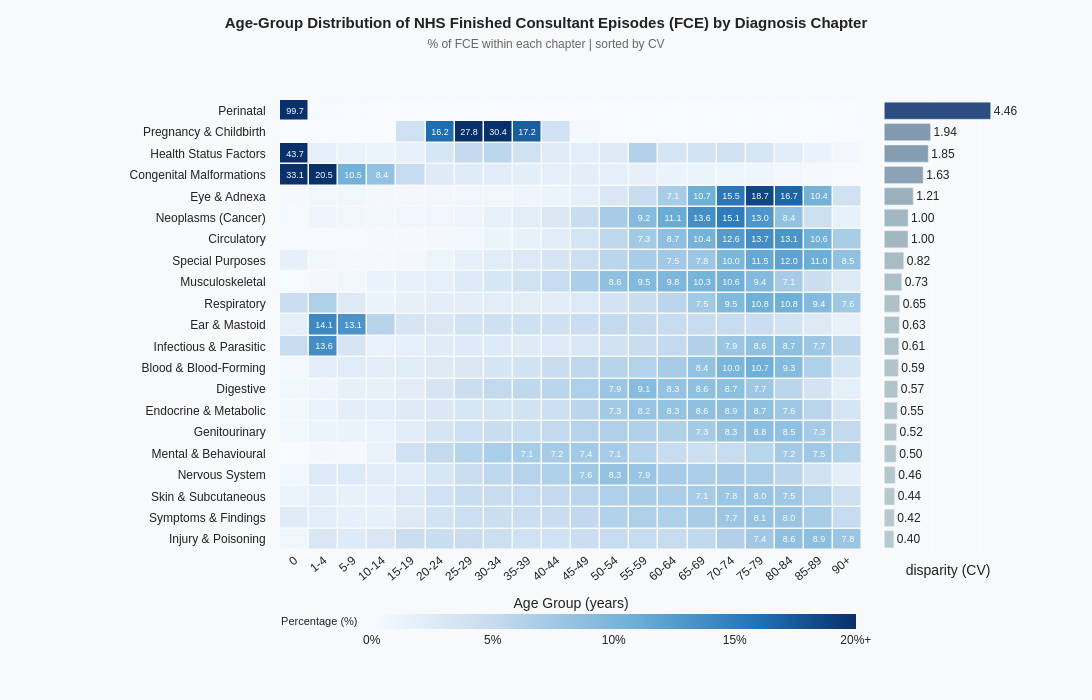

Notebook code for this chart:
### Code cell
import pandas as pd
import numpy as np
import plotly.graph_objects as go
from plotly.subplots import make_subplots
import warnings

# Ignore warnings
warnings.filterwarnings('ignore')

# -- 1. Data Loading & Cleaning -----------------------------------------------
DATA_PATH = 'hosp-epis-stat-admi-diag-2015-2024.xlsx'

age_labels = ['0','1-4','5-9','10-14','15-19',
              '20-24','25-29','30-34','35-39','40-44','45-49',
              '50-54','55-59','60-64','65-69','70-74','75-79','80-84','85-89','90+']

single_ages = ['15','16','17','18','19']
_target_cols = ['0','1-4','5-9','10-14','15','16','17','18','19',
                '20-24','25-29','30-34','35-39','40-44','45-49',
                '50-54','55-59','60-64','65-69','70-74','75-79','80-84','85-89','90+']

_frames = []
xl = pd.ExcelFile(DATA_PATH)
for _sheet in xl.sheet_names:
    _df_raw = pd.read_excel(DATA_PATH, sheet_name=_sheet, header=None)
    _headers = _df_raw.iloc[0].tolist()
    _df_s = _df_raw.iloc[1:].copy()
    _df_s.columns = _headers
    _df_s = _df_s.reset_index(drop=True)
    _rename_map = {old: new for old, new in zip(_headers[4:28], _target_cols)}
    _df_s.rename(columns=_rename_map, inplace=True)
    _df_s[list(_rename_map.values())] = _df_s[list(_rename_map.values())].apply(pd.to_numeric, errors='coerce').fillna(0)
    _df_s['FCE'] = pd.to_numeric(_df_s['Finished consultant episodes(FCE)'], errors='coerce').fillna(0)
    _frames.append(_df_s)

df = pd.concat(_frames, ignore_index=True)
df['15-19'] = df[single_ages].sum(axis=1)
df.drop(columns=single_ages, inplace=True)

SHORT = {
    'Certain infectious and parasitic diseases': 'Infectious & Parasitic',
    'Neoplasms': 'Neoplasms (Cancer)',
    'Diseases of the blood and blood-forming organs and certain disorders involving the immune mechanism': 'Blood & Blood-Forming',
    'Endocrine, nutritional and metabolic diseases': 'Endocrine & Metabolic',
    'Mental and behavioural disorders': 'Mental & Behavioural',
    'Diseases of the nervous system': 'Nervous System',
    'Diseases of the eye and adnexa': 'Eye & Adnexa',
    'Diseases of the ear and mastoid process': 'Ear & Mastoid',
    'Diseases of the circulatory system': 'Circulatory',
    'Diseases of the respiratory system': 'Respiratory',
    'Diseases of the digestive system': 'Digestive',
    'Diseases of the skin and subcutaneous tissue': 'Skin & Subcutaneous',
    'Diseases of the musculoskeletal system and connective tissue': 'Musculoskeletal',
    'Diseases of the genitourinary system': 'Genitourinary',
    'Pregnancy, childbirth and the puerperium': 'Pregnancy & Childbirth',
    'Certain conditions originating in the perinatal period': 'Perinatal',
    'Congenital malformations, deformations and chromosomal abnormalities': 'Congenital Malformations',
    'Symptoms, signs and abnormal clinical and laboratory findings, not elsewhere classified': 'Symptoms & Findings',
    'Injury, poisoning and certain other consequences of external causes': 'Injury & Poisoning',
    'Codes for special purposes': 'Special Purposes',
    'Factors influencing health status and contact with health services': 'Health Status Factors',
}
df['chapter_short'] = df['ICD10 chapter'].map(SHORT)

# -- 2. Aggregating Data ------------------------------------------------------
agg = df.groupby('chapter_short')[age_labels].sum()
agg_fce = df.groupby('chapter_short')['FCE'].sum()
agg_pct = agg.div(agg.sum(axis=1), axis=0) * 100
cv = agg_pct.std(axis=1) / agg_pct.mean(axis=1)

order = cv.sort_values(ascending=False).index
agg_pct = agg_pct.loc[order]
agg_abs = agg.loc[order]
cv = cv.loc[order]
fce_tot = agg_fce.loc[order]

# -- 3. Hover Tooltips & Cell Text -------------------------------------------
hover = []
for ch in agg_pct.index:
    row_hover = []
    for ag in age_labels:
        pct   = agg_pct.loc[ch, ag]
        count = int(agg_abs.loc[ch, ag])
        total = int(fce_tot[ch])
        row_hover.append(
            f"<b>{ch}</b><br>"
            f"Age group: <b>{ag}</b><br>"
            f"Share of chapter: <b>{pct:.2f}%</b><br>"
            f"FCE (this age): <b>{count:,}</b><br>"
            f"FCE (chapter total): <b>{total:,}</b>"
        )
    hover.append(row_hover)

cell_text = [[f'{agg_pct.loc[ch, ag]:.1f}' if agg_pct.loc[ch, ag] > 7 else '' for ag in age_labels] for ch in agg_pct.index]

# -- 4. Plotting --------------------------------------------------------------
fig = make_subplots(
    rows=1, cols=2,
    column_widths=[0.82, 0.18],
    horizontal_spacing=0.03 
)

fig.add_trace(
    go.Heatmap(
        z=agg_pct.values,
        x=age_labels,
        y=list(agg_pct.index),
        customdata=hover,
        hovertemplate='%{customdata}',
        text=cell_text,
        texttemplate='%{text}',
        textfont=dict(size=9, color='white'),
        colorscale=[
            [0.00, '#f7fbff'], [0.25, '#c6dbef'],
            [0.55, '#6baed6'], [0.80, '#2171b5'], [1.00, '#08306b'],
        ],
        zmin=0, zmax=20,
        showscale=True,
        colorbar=dict(
            title=dict(text="Percentage (%)", font=dict(size=11), side='right'),
            thickness=15, len=0.80, x=0.40, y=-0.12,
            yref='paper', yanchor='top', orientation='h',
            tickvals=[0, 5, 10, 15, 20],
            ticktext=['0%', '5%', '10%', '15%', '20%+']
        ),
        xgap=1.5, ygap=1.5,
    ),
    row=1, col=1
)

cv_vals = cv.values
bar_colors = [f'rgba({int(8+(1-v/cv_vals.max())*180)},{int(48+(1-v/cv_vals.max())*160)},{int(107+(1-v/cv_vals.max())*100)},0.85)' for v in cv_vals]

fig.add_trace(
    go.Bar(
        x=cv_vals, y=list(cv.index),
        orientation='h', marker=dict(color=bar_colors),
        text=[f'{v:.2f}' for v in cv_vals], textposition='outside',
        cliponaxis=False, 
        showlegend=False,
    ),
    row=1, col=2
)

# -- 5. Layout Configuration --------------------------------------------------
fig.update_layout(
    title=dict(
        text=('<b>Age-Group Distribution of NHS Finished Consultant Episodes (FCE) by Diagnosis Chapter</b><br>'
              '<span style="font-size:12px;color:#666">% of FCE within each chapter | sorted by CV</span>'),
        x=0.5, xanchor='center', y=0.96, font=dict(size=15)
    ),
    height=700,
    width=1100,
    plot_bgcolor='#f8f9fa',
    paper_bgcolor='#f8f9fa',
    margin=dict(l=280, r=80, t=100, b=150),
    font=dict(family='Arial, sans-serif', color='#222')
)

fig.update_yaxes(
    autorange='reversed',
    ticksuffix="    ", 
    automargin=True,
    row=1, col=1
)

fig.update_xaxes(tickangle=-40, title_text='Age Group (years)', row=1, col=1)

fig.update_xaxes(
    showticklabels=False, 
    title_text='disparity (CV)', 
    range=[0, max(cv_vals) * 1.2], 
    row=1, col=2
)

fig.update_yaxes(showticklabels=False, autorange='reversed', row=1, col=2)

fig.add_annotation(
    text='Data: NHS Hospital Episode Statistics (HES) · ONS 2024 | CV = std / mean',
    xref='paper', yref='paper', x=0, y=-0.36,
    showarrow=False, font=dict(size=9, color='#999'), align='left'
)

fig.show()
fig.write_html('heatmap.html') # 可选

### Figure 1 — Plotly figure (JSON) as saved in the notebook; plotly's stock layout.template omitted (floating-point values rounded to 4 significant figures; data arrays with more than 128 entries replaced by an {"elided": "..."} marker saying what was removed)
{"data": [{"colorbar": {"len": 0.8, "orientation": "h", "thickness": 15, "ticktext": ["0%", "5%", "10%", "15%", "20%+"], "tickvals": [0, 5, 10, 15, 20], "title": {"font": {"size": 11}, "side": "right", "text": "Percentage (%)"}, "x": 0.4, "y": -0.12, "yanchor": "top", "yref": "paper"}, "colorscale": [[0, "#f7fbff"], [0.25, "#c6dbef"], [0.55, "#6baed6"], [0.8, "#2171b5"], [1, "#08306b"]], "customdata": {"elided": "21x20 str values"}, "hovertemplate": "%{customdata}", "showscale": true, "text": {"elided": "21x20 str values"}, "textfont": {"color": "white", "size": 9}, "texttemplate": "%{text}", "type": "heatmap", "x": ["0", "1-4", "5-9", "10-14", "15-19", "20-24", "25-29", "30-34", "35-39", "40-44", "45-49", "50-54", "55-59", "60-64", "65-69", "70-74", "75-79", "80-84", "85-89", "90+"], "xaxis": "x", "xgap": 1.5, "y": ["Perinatal", "Pregnancy & Childbirth", "Health Status Factors", "Congenital Malformations", "Eye & Adnexa", "Neoplasms (Cancer)", "Circulatory", "Special Purposes", "Musculoskeletal", "Respiratory", "Ear & Mastoid", "Infectious & Parasitic", "Blood & Blood-Forming", "Digestive", "Endocrine & Metabolic", "Genitourinary", "Mental & Behavioural", "Nervous System", "Skin & Subcutaneous", "Symptoms & Findings", "Injury & Poisoning"], "yaxis": "y", "ygap": 1.5, "z": {"elided": "21x20 float values"}, "zmax": 20, "zmin": 0}, {"cliponaxis": false, "marker": {"color": ["rgba(8,48,107,0.85)", "rgba(109,138,163,0.85)", "rgba(113,141,165,0.85)", "rgba(122,149,170,0.85)", "rgba(139,164,179,0.85)", "rgba(147,172,184,0.85)", "rgba(147,172,184,0.85)", "rgba(155,178,188,0.85)", "rgba(158,181,190,0.85)", "rgba(161,184,192,0.85)", "rgba(162,185,192,0.85)", "rgba(163,185,193,0.85)", "rgba(164,186,193,0.85)", "rgba(165,187,194,0.85)", "rgba(165,188,194,0.85)", "rgba(167,189,195,0.85)", "rgba(167,190,195,0.85)", "rgba(169,191,196,0.85)", "rgba(170,192,197,0.85)", "rgba(171,192,197,0.85)", "rgba(171,193,197,0.85)"]}, "orientation": "h", "showlegend": false, "text": ["4.46", "1.94", "1.85", "1.63", "1.21", "1.00", "1.00", "0.82", "0.73", "0.65", "0.63", "0.61", "0.59", "0.57", "0.55", "0.52", "0.50", "0.46", "0.44", "0.42", "0.40"], "textposition": "outside", "type": "bar", "x": [4.458, 1.938, 1.846, 1.63, 1.213, 0.9996, 0.9955, 0.8166, 0.7306, 0.6478, 0.6297, 0.613, 0.5871, 0.5655, 0.5461, 0.5155, 0.5001, 0.4606, 0.4393, 0.4199, 0.4023], "xaxis": "x2", "y": ["Perinatal", "Pregnancy & Childbirth", "Health Status Factors", "Congenital Malformations", "Eye & Adnexa", "Neoplasms (Cancer)", "Circulatory", "Special Purposes", "Musculoskeletal", "Respiratory", "Ear & Mastoid", "Infectious & Parasitic", "Blood & Blood-Forming", "Digestive", "Endocrine & Metabolic", "Genitourinary", "Mental & Behavioural", "Nervous System", "Skin & Subcutaneous", "Symptoms & Findings", "Injury & Poisoning"], "yaxis": "y2"}], "layout": {"annotations": [{"align": "left", "font": {"color": "#999", "size": 9}, "showarrow": false, "text": "Data: NHS Hospital Episode Statistics (HES) · ONS 2024 | CV = std / mean", "x": 0, "xref": "paper", "y": -0.36, "yref": "paper"}], "font": {"color": "#222", "family": "Arial, sans-serif"}, "height": 700, "margin": {"b": 150, "l": 280, "r": 80, "t": 100}, "paper_bgcolor": "#f8f9fa", "plot_bgcolor": "#f8f9fa", "title": {"font": {"size": 15}, "text": "<b>Age-Group Distribution of NHS Finished Consultant Episodes (FCE) by Diagnosis Chapter</b><br><span style=\"font-size:12px;color:#666\">% of FCE within each chapter | sorted by CV</span>", "x": 0.5, "xanchor": "center", "y": 0.96}, "width": 1100, "xaxis": {"anchor": "y", "domain": [0, 0.7954], "tickangle": -40, "title": {"text": "Age Group (years)"}}, "xaxis2": {"anchor": "y2", "domain": [0.8254, 1.0], "range": [0, 5.35], "showticklabels": false, "title": {"text": "disparity (CV)"}}, "yaxis": {"anchor": "x", "automargin": true, "autorange": "reversed", "domain": [0, 1], "ticksuffix": "    "}, "yaxis2": {"anchor": "x2", "autorange": "reversed", "domain": [0, 1], "showticklabels": false}}}
